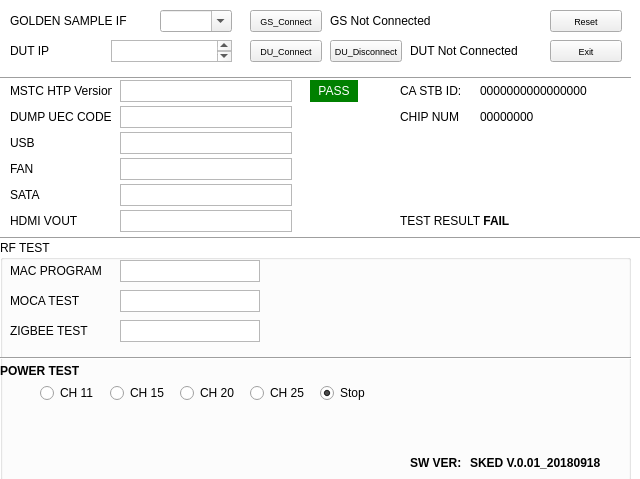
<?xml version="1.0" encoding="UTF-8"?>
<ui version="4.0">
 <class>rftestui</class>
 <widget class="QWidget" name="rftestui">
  <property name="windowModality">
   <enum>Qt::WindowModal</enum>
  </property>
  <property name="geometry">
   <rect>
    <x>0</x>
    <y>0</y>
    <width>640</width>
    <height>479</height>
   </rect>
  </property>
  <property name="font">
   <font>
    <pointsize>9</pointsize>
   </font>
  </property>
  <property name="focusPolicy">
   <enum>Qt::StrongFocus</enum>
  </property>
  <property name="contextMenuPolicy">
   <enum>Qt::NoContextMenu</enum>
  </property>
  <property name="acceptDrops">
   <bool>true</bool>
  </property>
  <property name="windowTitle">
   <string>Form</string>
  </property>
  <property name="autoFillBackground">
   <bool>false</bool>
  </property>
  <property name="styleSheet">
   <string notr="true">#rftestui{
background: rgb(255, 255, 255);
}
</string>
  </property>
  <widget class="QPushButton" name="buttonDutDisconnect">
   <property name="geometry">
    <rect>
     <x>330</x>
     <y>40</y>
     <width>72</width>
     <height>22</height>
    </rect>
   </property>
   <property name="font">
    <font>
     <pointsize>7</pointsize>
    </font>
   </property>
   <property name="text">
    <string>DU_Disconnect</string>
   </property>
  </widget>
  <widget class="QLabel" name="caStbIdValueLabel">
   <property name="geometry">
    <rect>
     <x>480</x>
     <y>80</y>
     <width>131</width>
     <height>21</height>
    </rect>
   </property>
   <property name="font">
    <font>
     <pointsize>9</pointsize>
    </font>
   </property>
   <property name="text">
    <string>0000000000000000</string>
   </property>
  </widget>
  <widget class="QLabel" name="sataResult">
   <property name="geometry">
    <rect>
     <x>310</x>
     <y>184</y>
     <width>48</width>
     <height>22</height>
    </rect>
   </property>
   <property name="font">
    <font>
     <pointsize>9</pointsize>
     <weight>75</weight>
     <bold>true</bold>
    </font>
   </property>
   <property name="text">
    <string/>
   </property>
  </widget>
  <widget class="Line" name="line_2">
   <property name="geometry">
    <rect>
     <x>0</x>
     <y>230</y>
     <width>641</width>
     <height>16</height>
    </rect>
   </property>
   <property name="orientation">
    <enum>Qt::Horizontal</enum>
   </property>
  </widget>
  <widget class="QLabel" name="rfTestResultValueLabel">
   <property name="geometry">
    <rect>
     <x>480</x>
     <y>210</y>
     <width>131</width>
     <height>21</height>
    </rect>
   </property>
   <property name="font">
    <font>
     <pointsize>9</pointsize>
     <weight>75</weight>
     <bold>true</bold>
    </font>
   </property>
   <property name="text">
    <string> FAIL</string>
   </property>
  </widget>
  <widget class="QPushButton" name="buttonDutConnect">
   <property name="geometry">
    <rect>
     <x>250</x>
     <y>40</y>
     <width>72</width>
     <height>22</height>
    </rect>
   </property>
   <property name="font">
    <font>
     <pointsize>7</pointsize>
    </font>
   </property>
   <property name="text">
    <string>DU_Connect</string>
   </property>
  </widget>
  <widget class="QTextEdit" name="fanValue">
   <property name="geometry">
    <rect>
     <x>120</x>
     <y>158</y>
     <width>172</width>
     <height>22</height>
    </rect>
   </property>
   <property name="font">
    <font>
     <pointsize>7</pointsize>
    </font>
   </property>
  </widget>
  <widget class="QLabel" name="fanLabel">
   <property name="geometry">
    <rect>
     <x>10</x>
     <y>158</y>
     <width>102</width>
     <height>22</height>
    </rect>
   </property>
   <property name="font">
    <font>
     <pointsize>9</pointsize>
    </font>
   </property>
   <property name="text">
    <string>FAN</string>
   </property>
  </widget>
  <widget class="QTextEdit" name="dutIpAddressText">
   <property name="geometry">
    <rect>
     <x>111</x>
     <y>40</y>
     <width>121</width>
     <height>22</height>
    </rect>
   </property>
   <property name="font">
    <font>
     <pointsize>8</pointsize>
    </font>
   </property>
   <property name="autoFormatting">
    <set>QTextEdit::AutoNone</set>
   </property>
  </widget>
  <widget class="QTextEdit" name="sataValue">
   <property name="geometry">
    <rect>
     <x>120</x>
     <y>184</y>
     <width>172</width>
     <height>22</height>
    </rect>
   </property>
   <property name="font">
    <font>
     <pointsize>7</pointsize>
    </font>
   </property>
  </widget>
  <widget class="QLabel" name="uecCodeDumpLabel">
   <property name="geometry">
    <rect>
     <x>10</x>
     <y>106</y>
     <width>102</width>
     <height>22</height>
    </rect>
   </property>
   <property name="font">
    <font>
     <pointsize>9</pointsize>
    </font>
   </property>
   <property name="text">
    <string>DUMP UEC CODE</string>
   </property>
  </widget>
  <widget class="QLabel" name="fanResult">
   <property name="geometry">
    <rect>
     <x>310</x>
     <y>158</y>
     <width>48</width>
     <height>22</height>
    </rect>
   </property>
   <property name="font">
    <font>
     <pointsize>9</pointsize>
     <weight>75</weight>
     <bold>true</bold>
    </font>
   </property>
   <property name="text">
    <string/>
   </property>
  </widget>
  <widget class="QComboBox" name="goldenSampleIfList">
   <property name="geometry">
    <rect>
     <x>160</x>
     <y>10</y>
     <width>72</width>
     <height>22</height>
    </rect>
   </property>
   <property name="font">
    <font>
     <pointsize>9</pointsize>
    </font>
   </property>
   <property name="editable">
    <bool>true</bool>
   </property>
   <property name="currentIndex">
    <number>-1</number>
   </property>
  </widget>
  <widget class="QLabel" name="versionLabel">
   <property name="geometry">
    <rect>
     <x>10</x>
     <y>80</y>
     <width>102</width>
     <height>22</height>
    </rect>
   </property>
   <property name="font">
    <font>
     <pointsize>9</pointsize>
    </font>
   </property>
   <property name="text">
    <string>MSTC HTP Version</string>
   </property>
  </widget>
  <widget class="QTextEdit" name="dumpUecCodeValue">
   <property name="geometry">
    <rect>
     <x>120</x>
     <y>106</y>
     <width>172</width>
     <height>22</height>
    </rect>
   </property>
   <property name="font">
    <font>
     <pointsize>7</pointsize>
    </font>
   </property>
  </widget>
  <widget class="QTextEdit" name="htpVersionValue">
   <property name="geometry">
    <rect>
     <x>120</x>
     <y>80</y>
     <width>172</width>
     <height>22</height>
    </rect>
   </property>
   <property name="font">
    <font>
     <pointsize>7</pointsize>
    </font>
   </property>
  </widget>
  <widget class="QPushButton" name="buttonExit">
   <property name="geometry">
    <rect>
     <x>550</x>
     <y>40</y>
     <width>72</width>
     <height>22</height>
    </rect>
   </property>
   <property name="font">
    <font>
     <pointsize>7</pointsize>
    </font>
   </property>
   <property name="text">
    <string>Exit</string>
   </property>
  </widget>
  <widget class="QPushButton" name="buttonGoldenSampleConnect">
   <property name="geometry">
    <rect>
     <x>250</x>
     <y>10</y>
     <width>72</width>
     <height>22</height>
    </rect>
   </property>
   <property name="font">
    <font>
     <pointsize>7</pointsize>
    </font>
   </property>
   <property name="text">
    <string>GS_Connect</string>
   </property>
  </widget>
  <widget class="QLabel" name="dutIfLabel">
   <property name="geometry">
    <rect>
     <x>10</x>
     <y>40</y>
     <width>60</width>
     <height>22</height>
    </rect>
   </property>
   <property name="font">
    <font>
     <pointsize>9</pointsize>
    </font>
   </property>
   <property name="text">
    <string>DUT IP</string>
   </property>
  </widget>
  <widget class="QGroupBox" name="rfTestGroup">
   <property name="geometry">
    <rect>
     <x>0</x>
     <y>240</y>
     <width>631</width>
     <height>241</height>
    </rect>
   </property>
   <property name="font">
    <font>
     <pointsize>9</pointsize>
    </font>
   </property>
   <property name="title">
    <string>RF TEST</string>
   </property>
   <widget class="QLabel" name="hdmiLabel_2">
    <property name="geometry">
     <rect>
      <x>10</x>
      <y>20</y>
      <width>102</width>
      <height>22</height>
     </rect>
    </property>
    <property name="font">
     <font>
      <pointsize>9</pointsize>
     </font>
    </property>
    <property name="text">
     <string>MAC PROGRAM</string>
    </property>
   </widget>
   <widget class="QTextEdit" name="dutMacAddress">
    <property name="geometry">
     <rect>
      <x>120</x>
      <y>20</y>
      <width>140</width>
      <height>22</height>
     </rect>
    </property>
    <property name="font">
     <font>
      <pointsize>7</pointsize>
     </font>
    </property>
   </widget>
   <widget class="QLabel" name="dutMocaTest">
    <property name="geometry">
     <rect>
      <x>10</x>
      <y>50</y>
      <width>102</width>
      <height>22</height>
     </rect>
    </property>
    <property name="font">
     <font>
      <pointsize>9</pointsize>
     </font>
    </property>
    <property name="text">
     <string>MOCA TEST</string>
    </property>
   </widget>
   <widget class="QTextEdit" name="dutMocaRestult">
    <property name="geometry">
     <rect>
      <x>120</x>
      <y>50</y>
      <width>140</width>
      <height>22</height>
     </rect>
    </property>
    <property name="font">
     <font>
      <pointsize>7</pointsize>
     </font>
    </property>
   </widget>
   <widget class="QLabel" name="dutZigBeeTest">
    <property name="geometry">
     <rect>
      <x>10</x>
      <y>80</y>
      <width>102</width>
      <height>22</height>
     </rect>
    </property>
    <property name="font">
     <font>
      <pointsize>9</pointsize>
     </font>
    </property>
    <property name="text">
     <string>ZIGBEE TEST</string>
    </property>
   </widget>
   <widget class="QTextEdit" name="dutZigbeeResult">
    <property name="geometry">
     <rect>
      <x>120</x>
      <y>80</y>
      <width>140</width>
      <height>22</height>
     </rect>
    </property>
    <property name="font">
     <font>
      <pointsize>7</pointsize>
     </font>
    </property>
   </widget>
   <widget class="Line" name="line_3">
    <property name="geometry">
     <rect>
      <x>0</x>
      <y>110</y>
      <width>641</width>
      <height>16</height>
     </rect>
    </property>
    <property name="orientation">
     <enum>Qt::Horizontal</enum>
    </property>
   </widget>
   <widget class="QLabel" name="powerTestLabel">
    <property name="geometry">
     <rect>
      <x>0</x>
      <y>120</y>
      <width>101</width>
      <height>21</height>
     </rect>
    </property>
    <property name="font">
     <font>
      <weight>75</weight>
      <bold>true</bold>
     </font>
    </property>
    <property name="text">
     <string>POWER TEST</string>
    </property>
   </widget>
   <widget class="QRadioButton" name="radioButtonCH11">
    <property name="geometry">
     <rect>
      <x>40</x>
      <y>140</y>
      <width>71</width>
      <height>26</height>
     </rect>
    </property>
    <property name="font">
     <font>
      <pointsize>9</pointsize>
     </font>
    </property>
    <property name="text">
     <string>CH 11</string>
    </property>
   </widget>
   <widget class="QRadioButton" name="radioButtonCH25">
    <property name="geometry">
     <rect>
      <x>250</x>
      <y>140</y>
      <width>71</width>
      <height>26</height>
     </rect>
    </property>
    <property name="font">
     <font>
      <pointsize>9</pointsize>
     </font>
    </property>
    <property name="text">
     <string>CH 25</string>
    </property>
   </widget>
   <widget class="QRadioButton" name="radioButtonCH20">
    <property name="geometry">
     <rect>
      <x>180</x>
      <y>140</y>
      <width>71</width>
      <height>26</height>
     </rect>
    </property>
    <property name="font">
     <font>
      <pointsize>9</pointsize>
     </font>
    </property>
    <property name="text">
     <string>CH 20</string>
    </property>
   </widget>
   <widget class="QRadioButton" name="radioButtonCH15">
    <property name="geometry">
     <rect>
      <x>110</x>
      <y>140</y>
      <width>71</width>
      <height>26</height>
     </rect>
    </property>
    <property name="font">
     <font>
      <pointsize>9</pointsize>
     </font>
    </property>
    <property name="text">
     <string>CH 15</string>
    </property>
   </widget>
   <widget class="QRadioButton" name="radioButtonCHStop">
    <property name="geometry">
     <rect>
      <x>320</x>
      <y>140</y>
      <width>71</width>
      <height>26</height>
     </rect>
    </property>
    <property name="font">
     <font>
      <pointsize>9</pointsize>
     </font>
    </property>
    <property name="text">
     <string>Stop</string>
    </property>
    <property name="checked">
     <bool>true</bool>
    </property>
   </widget>
   <widget class="QLabel" name="rfSoftwareVerLabel">
    <property name="geometry">
     <rect>
      <x>410</x>
      <y>212</y>
      <width>64</width>
      <height>22</height>
     </rect>
    </property>
    <property name="font">
     <font>
      <pointsize>9</pointsize>
      <weight>75</weight>
      <bold>true</bold>
     </font>
    </property>
    <property name="text">
     <string>SW VER:</string>
    </property>
   </widget>
   <widget class="QLabel" name="rfSoftwareVerValueLabel">
    <property name="geometry">
     <rect>
      <x>470</x>
      <y>212</y>
      <width>160</width>
      <height>22</height>
     </rect>
    </property>
    <property name="font">
     <font>
      <pointsize>9</pointsize>
      <weight>75</weight>
      <bold>true</bold>
     </font>
    </property>
    <property name="text">
     <string>SKED V.0.01_20180918</string>
    </property>
   </widget>
   <widget class="QLabel" name="macResult">
    <property name="geometry">
     <rect>
      <x>310</x>
      <y>20</y>
      <width>48</width>
      <height>22</height>
     </rect>
    </property>
    <property name="font">
     <font>
      <pointsize>9</pointsize>
      <weight>75</weight>
      <bold>true</bold>
     </font>
    </property>
    <property name="text">
     <string/>
    </property>
   </widget>
   <widget class="QLabel" name="mocaResult">
    <property name="geometry">
     <rect>
      <x>310</x>
      <y>50</y>
      <width>48</width>
      <height>22</height>
     </rect>
    </property>
    <property name="font">
     <font>
      <pointsize>9</pointsize>
      <weight>75</weight>
      <bold>true</bold>
     </font>
    </property>
    <property name="text">
     <string/>
    </property>
   </widget>
   <widget class="QLabel" name="zigbeeResult">
    <property name="geometry">
     <rect>
      <x>310</x>
      <y>80</y>
      <width>48</width>
      <height>22</height>
     </rect>
    </property>
    <property name="font">
     <font>
      <pointsize>9</pointsize>
      <weight>75</weight>
      <bold>true</bold>
     </font>
    </property>
    <property name="text">
     <string/>
    </property>
   </widget>
  </widget>
  <widget class="QTextEdit" name="usbValue">
   <property name="geometry">
    <rect>
     <x>120</x>
     <y>132</y>
     <width>172</width>
     <height>22</height>
    </rect>
   </property>
   <property name="font">
    <font>
     <pointsize>7</pointsize>
    </font>
   </property>
  </widget>
  <widget class="QLabel" name="rfTestResultLabel">
   <property name="geometry">
    <rect>
     <x>400</x>
     <y>210</y>
     <width>81</width>
     <height>21</height>
    </rect>
   </property>
   <property name="font">
    <font>
     <pointsize>9</pointsize>
    </font>
   </property>
   <property name="text">
    <string>TEST RESULT</string>
   </property>
  </widget>
  <widget class="QLabel" name="usbLabel">
   <property name="geometry">
    <rect>
     <x>10</x>
     <y>132</y>
     <width>102</width>
     <height>22</height>
    </rect>
   </property>
   <property name="font">
    <font>
     <pointsize>9</pointsize>
    </font>
   </property>
   <property name="text">
    <string>USB</string>
   </property>
  </widget>
  <widget class="QPushButton" name="buttonReset">
   <property name="geometry">
    <rect>
     <x>550</x>
     <y>10</y>
     <width>72</width>
     <height>22</height>
    </rect>
   </property>
   <property name="font">
    <font>
     <pointsize>7</pointsize>
    </font>
   </property>
   <property name="text">
    <string>Reset</string>
   </property>
  </widget>
  <widget class="QLabel" name="hdmiOutResult">
   <property name="geometry">
    <rect>
     <x>310</x>
     <y>210</y>
     <width>48</width>
     <height>22</height>
    </rect>
   </property>
   <property name="font">
    <font>
     <pointsize>9</pointsize>
     <weight>75</weight>
     <bold>true</bold>
    </font>
   </property>
   <property name="text">
    <string/>
   </property>
  </widget>
  <widget class="QLabel" name="goldenSampleIfLabel">
   <property name="geometry">
    <rect>
     <x>10</x>
     <y>10</y>
     <width>131</width>
     <height>22</height>
    </rect>
   </property>
   <property name="font">
    <font>
     <pointsize>9</pointsize>
    </font>
   </property>
   <property name="text">
    <string>GOLDEN SAMPLE IF</string>
   </property>
  </widget>
  <widget class="QLabel" name="caStbIdLabel">
   <property name="geometry">
    <rect>
     <x>400</x>
     <y>80</y>
     <width>65</width>
     <height>21</height>
    </rect>
   </property>
   <property name="font">
    <font>
     <pointsize>9</pointsize>
    </font>
   </property>
   <property name="text">
    <string>CA STB ID:</string>
   </property>
  </widget>
  <widget class="QLabel" name="caChipNumValueLabel">
   <property name="geometry">
    <rect>
     <x>480</x>
     <y>106</y>
     <width>131</width>
     <height>21</height>
    </rect>
   </property>
   <property name="font">
    <font>
     <pointsize>9</pointsize>
    </font>
   </property>
   <property name="text">
    <string>00000000</string>
   </property>
  </widget>
  <widget class="QLabel" name="caChipNumLabel">
   <property name="geometry">
    <rect>
     <x>400</x>
     <y>106</y>
     <width>65</width>
     <height>21</height>
    </rect>
   </property>
   <property name="font">
    <font>
     <pointsize>9</pointsize>
    </font>
   </property>
   <property name="text">
    <string>CHIP NUM</string>
   </property>
  </widget>
  <widget class="QLabel" name="hdmiLabel">
   <property name="geometry">
    <rect>
     <x>10</x>
     <y>210</y>
     <width>102</width>
     <height>22</height>
    </rect>
   </property>
   <property name="font">
    <font>
     <pointsize>9</pointsize>
    </font>
   </property>
   <property name="text">
    <string>HDMI VOUT</string>
   </property>
  </widget>
  <widget class="QLabel" name="dumpCodeResult">
   <property name="geometry">
    <rect>
     <x>310</x>
     <y>106</y>
     <width>48</width>
     <height>22</height>
    </rect>
   </property>
   <property name="font">
    <font>
     <pointsize>9</pointsize>
     <weight>75</weight>
     <bold>true</bold>
    </font>
   </property>
   <property name="text">
    <string/>
   </property>
  </widget>
  <widget class="QTextEdit" name="hdmiValue">
   <property name="geometry">
    <rect>
     <x>120</x>
     <y>210</y>
     <width>172</width>
     <height>22</height>
    </rect>
   </property>
   <property name="font">
    <font>
     <pointsize>7</pointsize>
    </font>
   </property>
  </widget>
  <widget class="QLabel" name="usbResult">
   <property name="geometry">
    <rect>
     <x>310</x>
     <y>132</y>
     <width>48</width>
     <height>22</height>
    </rect>
   </property>
   <property name="font">
    <font>
     <pointsize>9</pointsize>
     <weight>75</weight>
     <bold>true</bold>
    </font>
   </property>
   <property name="text">
    <string/>
   </property>
  </widget>
  <widget class="QLabel" name="sataLabel">
   <property name="geometry">
    <rect>
     <x>10</x>
     <y>184</y>
     <width>102</width>
     <height>22</height>
    </rect>
   </property>
   <property name="font">
    <font>
     <pointsize>9</pointsize>
    </font>
   </property>
   <property name="text">
    <string>SATA</string>
   </property>
  </widget>
  <widget class="Line" name="line">
   <property name="geometry">
    <rect>
     <x>0</x>
     <y>70</y>
     <width>631</width>
     <height>16</height>
    </rect>
   </property>
   <property name="orientation">
    <enum>Qt::Horizontal</enum>
   </property>
  </widget>
  <widget class="QLabel" name="goldenSampleConnectionLabel">
   <property name="geometry">
    <rect>
     <x>330</x>
     <y>10</y>
     <width>128</width>
     <height>21</height>
    </rect>
   </property>
   <property name="font">
    <font>
     <pointsize>9</pointsize>
    </font>
   </property>
   <property name="text">
    <string>GS Not Connected</string>
   </property>
  </widget>
  <widget class="QLabel" name="dutConnectionLabel">
   <property name="geometry">
    <rect>
     <x>410</x>
     <y>40</y>
     <width>128</width>
     <height>21</height>
    </rect>
   </property>
   <property name="font">
    <font>
     <pointsize>9</pointsize>
    </font>
   </property>
   <property name="text">
    <string>DUT Not Connected</string>
   </property>
  </widget>
  <widget class="QLabel" name="htpVersionResult">
   <property name="geometry">
    <rect>
     <x>310</x>
     <y>80</y>
     <width>48</width>
     <height>22</height>
    </rect>
   </property>
   <property name="mouseTracking">
    <bool>false</bool>
   </property>
   <property name="autoFillBackground">
    <bool>false</bool>
   </property>
   <property name="styleSheet">
    <string notr="true">QLabel { background-color : green; color : white; }</string>
   </property>
   <property name="inputMethodHints">
    <set>Qt::ImhPreferUppercase</set>
   </property>
   <property name="frameShape">
    <enum>QFrame::NoFrame</enum>
   </property>
   <property name="frameShadow">
    <enum>QFrame::Sunken</enum>
   </property>
   <property name="text">
    <string>PASS</string>
   </property>
   <property name="alignment">
    <set>Qt::AlignCenter</set>
   </property>
  </widget>
 </widget>
 <resources/>
 <connections>
  <connection>
   <sender>buttonExit</sender>
   <signal>clicked()</signal>
   <receiver>rftestui</receiver>
   <slot>close()</slot>
   <hints>
    <hint type="sourcelabel">
     <x>550</x>
     <y>55</y>
    </hint>
    <hint type="destinationlabel">
     <x>-5</x>
     <y>58</y>
    </hint>
   </hints>
  </connection>
 </connections>
</ui>
